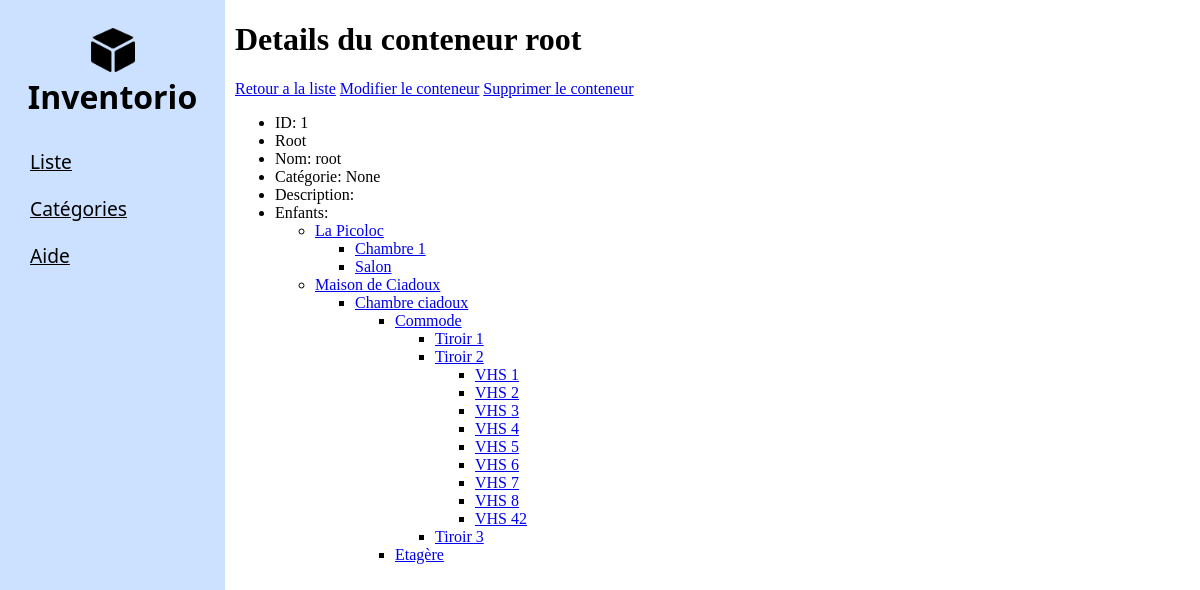
The app's page /liste/1/, older data.
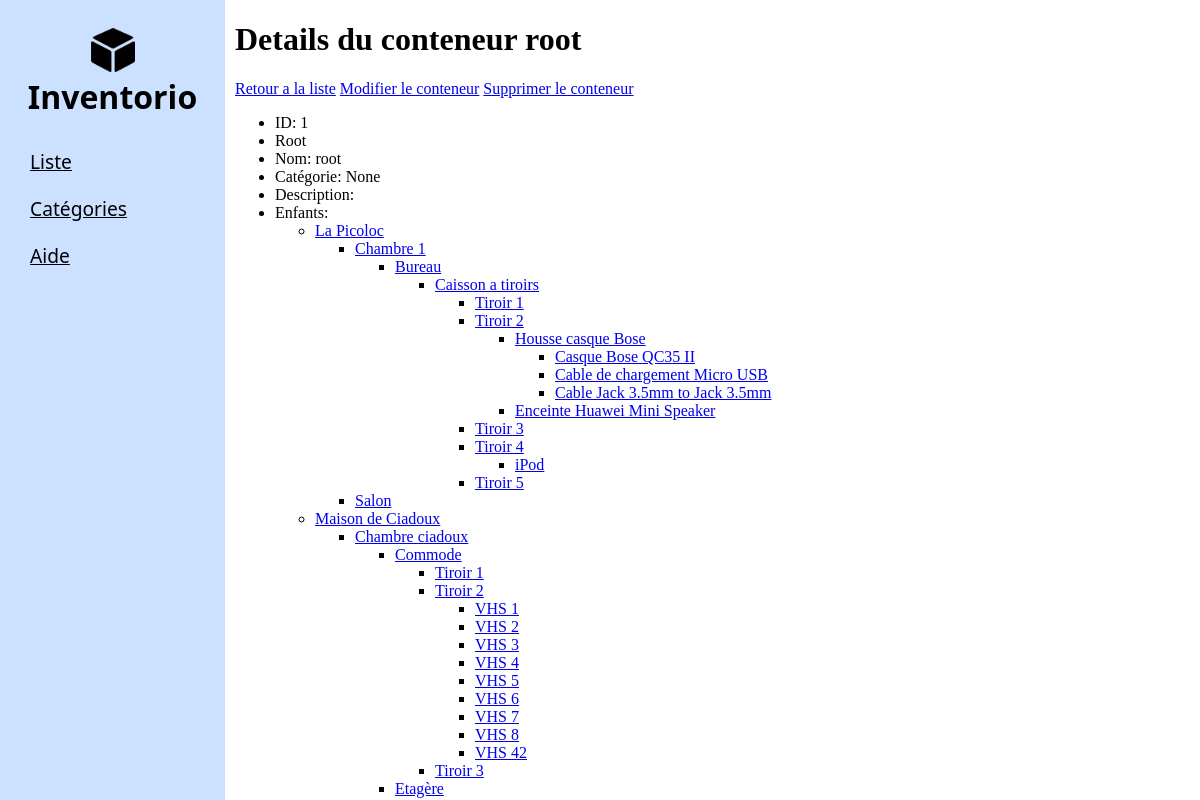
The same page, newer data.
### inventaire/models.py (models this page shows, shortened)
class Conteneur(models.Model):
    name = models.fields.CharField(max_length=100)
    categorie = models.ForeignKey('Categorie',
                                  null=True,
                                  blank=True,
                                  default=None,
                                  on_delete=models.SET_DEFAULT,
                                  related_name='conteneur')
    parent = models.ForeignKey('self',
                               null=True,
                               blank=True,
                               default=None,
                               on_delete=models.SET_DEFAULT,
                               related_name='child')
    def get_first_child(self):
        return self.child.first()
    def get_child(self):
        return self.child.all()

### inventaire/views.py (the view)
# urls.py: path('liste/<int:id>/', views.conteneur_detail, name='conteneur-detail'),
def conteneur_detail(request, id):
    conteneur = Conteneur.objects.get(id=id)
    start_tree_child = conteneur.get_first_child()
    return render(request,
                  'liste/conteneur_detail.html',
                  {'conteneur': conteneur,
                   'root': conteneur,
                   'include_root': False})

### inventaire/templates/liste/conteneur_detail.html
{% extends 'liste/liste.html' %}
{% block content %}
    <h1>Details du conteneur {{ conteneur.name }}</h1>
    <a href="{% url 'liste-tree' %}">Retour a la liste</a>
    <a href="{% url 'conteneur-update' conteneur.id %}">Modifier le conteneur</a>
    <a href="{% url 'conteneur-delete' conteneur.id %}">Supprimer le conteneur</a>
    <ul>
        <li>ID: {{ conteneur.id }}</li>
        {% if conteneur.parent %}
            <li>Parent: <a href="{% url 'conteneur-detail' conteneur.parent.id %}"> {{ conteneur.parent }}</a></li>
        {% else %}
            <li>Root</li>
        {% endif %}
        <li>Nom: {{ conteneur.name }}</li>
        <li>Catégorie: {{ conteneur.categorie }}</li>
        <li>Description: {{ conteneur.description }}</li>
        <li>Enfants: </li>
        {% if conteneur.get_child %}
            {% include 'liste/tree_view/start_tree_view.html' %}
        {% endif %}
    </ul>
{% endblock %}

### inventaire/templates/liste/liste.html (shortened to what this page needs)
{% extends 'inventaire/base.html' %}

### inventaire/templates/inventaire/base.html (shortened to what this page needs)
{% load static %}
<html>
    <head>
        <link rel="stylesheet" href="{% static 'inventaire/styles.css' %}" />
    </head>
    <body>
        <nav>
            <div id="nav_header">
                {% load static %}
                <img src="{% static 'inventaire/images/logo.png' %}" alt="Logo" id="nav_logo">
                <h1 id="nav_title">Inventorio</h1>
            </div>
            <div id="navlink">
                <a href="{% url 'liste-tree' %}">Liste</a>
                <a href="{% url 'categorie-list' %}">Catégories</a>
                <a href="">Aide</a>
            </div>
        </nav>
        <div>
            {% block content %}{% endblock %}
        </div>
    </body>
</html>

### inventaire/templates/liste/tree_view/start_tree_view.html (shortened to what this page needs)
{% if root.get_child %}
    <ul>
        {% for child in root.get_child %}
            {% with root=child template_name='liste/tree_view/tree_view.html' %}
                {% include template_name %}
            {% endwith %}
        {% endfor %}
    </ul>
{% endif %}

### inventaire/templates/liste/tree_view/tree_view.html
<li>
    <a href="{% url 'conteneur-detail' root.id %}">{{ root.name }}</a>
    {% if root.get_child %}
        <ul>
            {% for child in root.get_child %}
                {% with root=child template_name='liste/tree_view/tree_view.html' %}
                    {% include template_name %}
                {% endwith %}
            {% endfor %}
        </ul>
    {% endif %}
</li>

### inventaire/static/inventaire/styles.css (style rules this page uses)
body { margin: 0px; padding: 0px; background-color: white; display: flex; }
nav { margin-right: 10px; background-color: #CCE1FF; width: 225px; }
#nav_header { margin-top: 25px; display: block; text-align: center; }
#nav_logo { width: 50px; height: 50px; }
#nav_title { margin: 0; padding: 0; font-size: 2em; font-family: system-ui; }
#navlink { display: flex; flex-direction: column; margin: 25px; font-family: system-ui; font-size: 1.2em; }
#navlink a { margin-bottom: 10px; padding: 5px; color: black; }

Row changes from the older to the newer data that the page shows:
added Conteneur: name "Bureau", shown under "Chambre 1"
added Conteneur: name "Caisson a tiroirs", shown under "Bureau"
added Conteneur: name "Tiroir 1", shown under "Caisson a tiroirs"
added Conteneur: name "Tiroir 2", shown under "Caisson a tiroirs"
added Conteneur: name "Housse casque Bose", shown under "Tiroir 2"
added Conteneur: name "Casque Bose QC35 II", shown under "Housse casque Bose"
added Conteneur: name "Cable de chargement Micro USB", shown under "Housse casque Bose"
added Conteneur: name "Cable Jack 3.5mm to Jack 3.5mm", shown under "Housse casque Bose"
added Conteneur: name "Enceinte Huawei Mini Speaker", shown under "Tiroir 2"
added Conteneur: name "Tiroir 3", shown under "Caisson a tiroirs"
added Conteneur: name "Tiroir 4", shown under "Caisson a tiroirs"
added Conteneur: name "iPod", shown under "Tiroir 4"
added Conteneur: name "Tiroir 5", shown under "Caisson a tiroirs"
